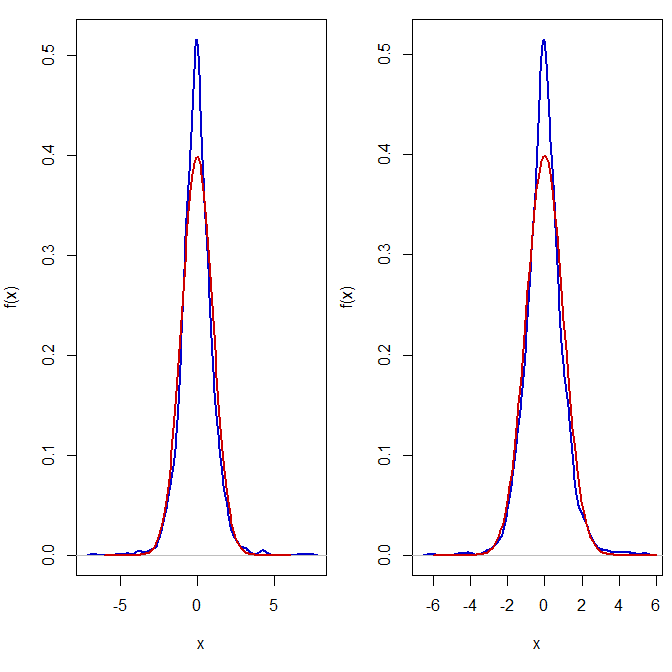

This figure's R source:
# clear variables and close windows
rm(list = ls(all = TRUE))
graphics.off()

# set working directory
# setwd("C:/...")
setwd("D:/Trabajo HU")

# install and load packages
libraries = c("data.table", "fGarch")
lapply(libraries, function(x) if (!(x %in% installed.packages())) {
  install.packages(x)
})
lapply(libraries, library, quietly = TRUE, character.only = TRUE)

# load data
dataset = fread("2004-2014_dax_ftse.csv", select =  c("DEUTSCHE TELEKOM", "VOLKSWAGEN"))
dataset = as.data.frame(dataset)

# log-returns
X = lapply(dataset, 
           function(x){
             diff(log(x))
           })

garchModel = lapply(X, 
                    function(x){
                      garchFit(~garch(1, 1), data = x, trace = F)
                    })

eps = lapply(garchModel, 
             function(x){
               x@residuals/x@sigma.t
             })

eps = as.data.frame(eps)

means = colMeans(eps)
sds   = sapply(eps, sd)

# Plot: kernel density estimator of the residuals and of the normal density
layout(matrix(1:ncol(eps), 1, ncol(eps), byrow = TRUE))
for(i in 1:ncol(eps)){
  par(mai = c(1, 0.8, 0.2, 0.1)) 
  plot(density(eps[[i]], kernel = "biweight"), main = "", xlab = "x",  ylab = "f(x)", col = "blue3", lwd = 2)
  x.norm = seq(means[i] - 6*sds[i], means[i] + 6*sds[i], length.out = 100)
  y.norm = dnorm(x.norm, means[i], sds[i])
  lines(x.norm, y.norm, col = "red3", type = "l", lwd = 2)
}
dev.off()
